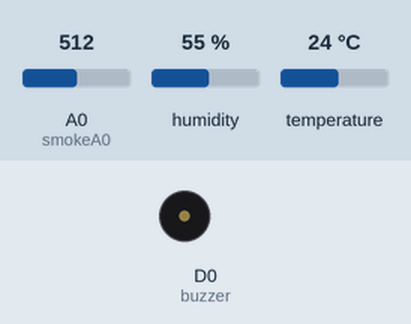
The sketch below on a simulated ESP8266 (NodeMCU). Shown: buzzer (waves = sounding). Inputs (shaded band) come from the test bench; at power-on: A0 (smokeA0) = 512, humidity 55 %, temperature 24 °C. WiFi joins after 1.5 s; servers stay silent unless stated; no MQTT or app messages arrive unless stated; what the sketch prints to the serial monitor is not drawn.

Above: at 2.7 s.
2.8 s: A0 (smokeA0) set to 312
6.3 s: A0 (smokeA0) set to 286
At 7.3 s:
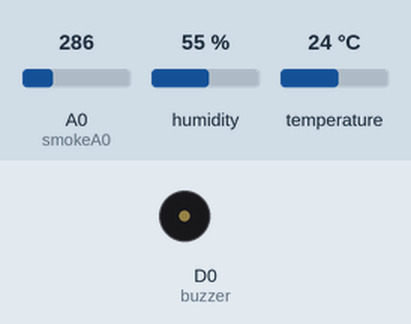
8.0 s: A0 (smokeA0) set to 306
At 9.27 s:
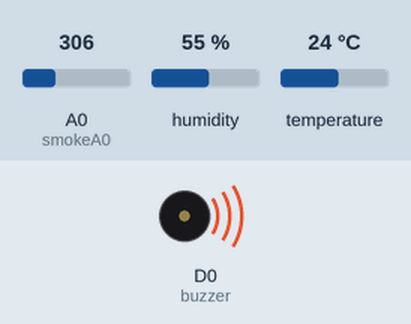
13.4 s: A0 (smokeA0) set to 290
At 14.2 s:
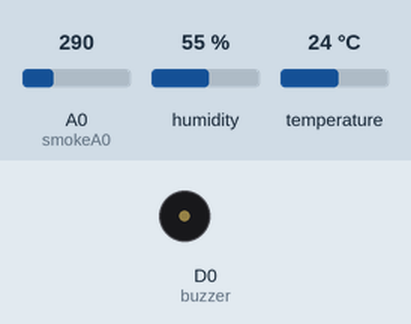
Timing chart, 0 to 16.4 s (numbered marks = the images above; inputs shaded):
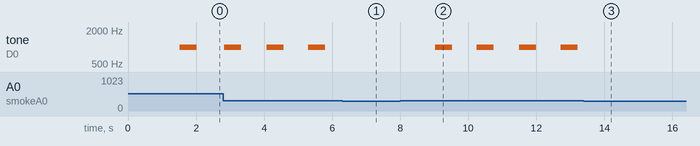

The sketch:

Ammonia_system_for_poultry.ino
```cpp
#include <ESP8266WiFi.h>
#include <PubSubClient.h>

int buzzer = D0;
int smokeA0 = A0;
// Your threshold value
int sensorThres = 300;


//-------- Customise these values -----------
const char* ssid = "YOU";
const char* password = "sbvizag2019";
//String command;
#include "DHT.h"
#define DHTPIN D2    // what pin we're connected to
#define DHTTYPE DHT11   // define type of sensor DHT 11
DHT dht (DHTPIN, DHTTYPE);

#define ORG "gsapfg"
#define DEVICE_TYPE "smart_plant_monitor"
#define DEVICE_ID "smart_plant"
#define TOKEN "17B21A0404"
//-------- Customise the above values --------

char server[] = ORG ".messaging.internetofthings.ibmcloud.com";
char topic[] = "iot-2/evt/Data/fmt/json";
char authMethod[] = "use-token-auth";
char token[] = TOKEN;
char clientId[] = "d:" ORG ":" DEVICE_TYPE ":" DEVICE_ID;

WiFiClient wifiClient;
PubSubClient client(server, 1883,wifiClient);

void setup() {
 pinMode(buzzer, OUTPUT);
 pinMode(smokeA0, INPUT);
 Serial.begin(9600);
 Serial.println();
 dht.begin();
 Serial.print("Connecting to ");
 Serial.print(ssid);
 WiFi.begin(ssid, password);
 while (WiFi.status() != WL_CONNECTED) {
 delay(500);
 Serial.print(".");
 }
 Serial.println("");

 Serial.print("WiFi connected, IP address: ");
 Serial.println(WiFi.localIP());
}

void loop() {
float h = dht.readHumidity();
float t = dht.readTemperature();
float g = analogRead(smokeA0);
if (isnan(h) || isnan(t))
{
Serial.println("Failed to read from DHT sensor!");
delay(1000);
return;
}
// Checks if it has reached the threshold value
 if (g > sensorThres)
  {
    tone(buzzer,1000,500);
  }
  else
  {
    noTone(buzzer);
  }
  delay(100);


PublishData(t,h,g);
 if (!client.loop()) {
    mqttConnect();
  }
   delay(100);
}
void mqttConnect() {
  if (!client.connected()) {
    Serial.print("Reconnecting MQTT client to "); Serial.println(server);
    while (!client.connect(clientId, authMethod, token)) {
      Serial.print(".");
      delay(500);
    }
    initManagedDevice();
    Serial.println();
  }
}
void initManagedDevice() {
  if (client.subscribe(topic)) {
    Serial.println("subscribe to cmd OK");
  } else {
    Serial.println("subscribe to cmd FAILED");
  }
}

void PublishData(float temp, float humid, float gas){
 if (!client.connected()) {
 Serial.print("Reconnecting client to ");
 Serial.println(server);
 while (!client.connect(clientId, authMethod, token)) {
 Serial.print(".");
 delay(500);
 }
 Serial.println();
 }
  String payload = "{\"d\":{\"temperature\":";
  payload += temp;
  payload+="," "\"humidity\":";
  payload += humid;
  payload+="," "\"gas\":";
  payload += gas;
  payload += "}}";
 Serial.print("Sending payload: ");
 Serial.println(payload);

 if (client.publish(topic, (char*) payload.c_str())) {
 Serial.println("Publish ok");
 delay(1000);
 } else {
 Serial.println("Publish failed");
 delay(2000);
 }
}
```

Measured:
- the behaviour switches between 301 and 300 on A0 (smokeA0) (found by bisection; images 0 and 1)
- after the input at 6.3 s, tone on D0 (buzzer): stays silent (without the input it goes to 1000 Hz after 0.25 s)
- after the input at 8.0 s, tone on D0 (buzzer): alternates 1000 Hz for 0.50 s and silent for 0.73 s, starting after 1.0 s
- after the input at 13.4 s, tone on D0 (buzzer): stops changing and stays silent
- by itself, tone on D0 (buzzer): alternates 1000 Hz for 0.50 s and silent for 0.74 s
